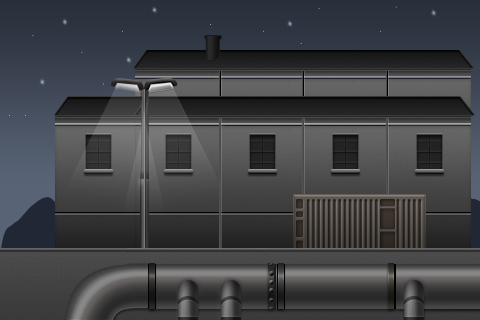

This game map was drawn from its Tiled (.tmx) file and the tilesets committed beside it. A one-line description and the trimmed map source follow:
An orthogonal 30x20 tile map with 16x16 px tiles, 7 tile layers (sky, cloud, house, camp, ...), 6 tilesets and 2 objects.

<map version="1.0" orientation="orthogonal" width="30" height="20" tilewidth="16" tileheight="16">
 <tileset firstgid="1" name="sky" tilewidth="480" tileheight="320">
  <image source="sky.png" width="1440" height="320" />
 </tileset>
 <tileset firstgid="4" name="floor" tilewidth="144" tileheight="192" spacing="2">
  <tileoffset x="-3" y="0" />
  <image source="floor.png" width="878" height="192" />
 </tileset>
 <tileset firstgid="10" name="house" tilewidth="352" tileheight="176" spacing="2">
  <image source="house.png" width="1060" height="176" />
 </tileset>
 <tileset firstgid="13" name="wooden_ladder" tilewidth="256" tileheight="256" spacing="1">
  <image source="wooden_ladder.png" width="1029" height="256" />
 </tileset>
 <tileset firstgid="17" name="cloud" tilewidth="192" tileheight="72" spacing="1">
  <image source="cloud.png" width="1159" height="72" />
 </tileset>
 <tileset firstgid="23" name="pipe" tilewidth="112" tileheight="64" spacing="2">
  <image source="pipe.png" width="910" height="64" />
 </tileset>
 <layer name="sky" width="30" height="20">
  <data>[600 cells, 2 non-empty, 1 distinct tile ids]</data>
 </layer>
 <layer name="cloud" width="30" height="20">
  <data>[600 cells, 2 non-empty, 2 distinct tile ids]</data>
 </layer>
 <layer name="house" width="30" height="20">
  <data>[600 cells, 3 non-empty, 2 distinct tile ids]</data>
 </layer>
 <layer name="camp" width="30" height="20">
  <data>[600 cells, 1 non-empty, 1 distinct tile ids]</data>
 </layer>
 <layer name="lamp" width="30" height="20">
  <data>[600 cells, 1 non-empty, 1 distinct tile ids]</data>
 </layer>
 <layer name="floor" width="30" height="20">
  <data>[600 cells, 4 non-empty, 1 distinct tile ids]</data>
 </layer>
 <layer name="pipe" width="30" height="20">
  <data>[600 cells, 4 non-empty, 4 distinct tile ids]</data>
 </layer>
 <objectgroup name="object" width="30" height="20">
  <properties>
   <property name="name" value="check" />
   <property name="ppp" value="1" />
  </properties>
  <object x="1" y="251" width="478" height="69" />
  <object x="294" y="198" width="129" height="51" />
 </objectgroup>
</map>
